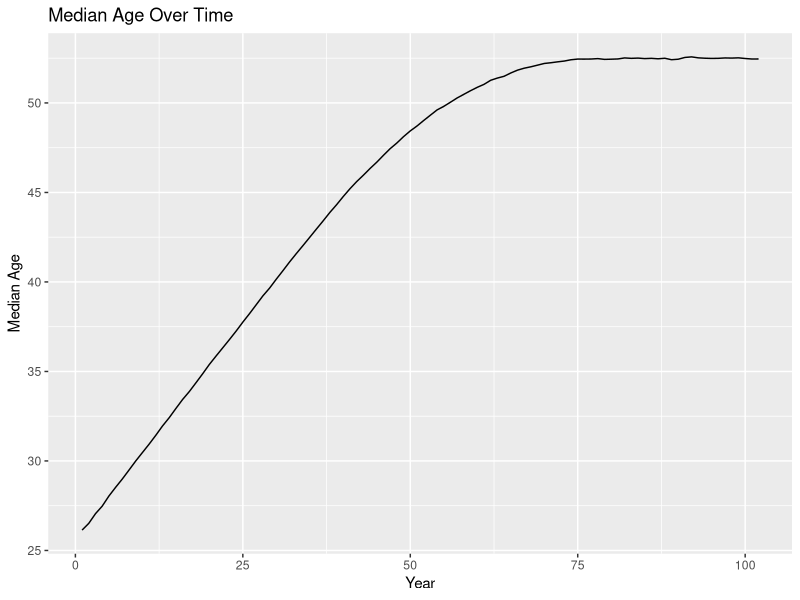
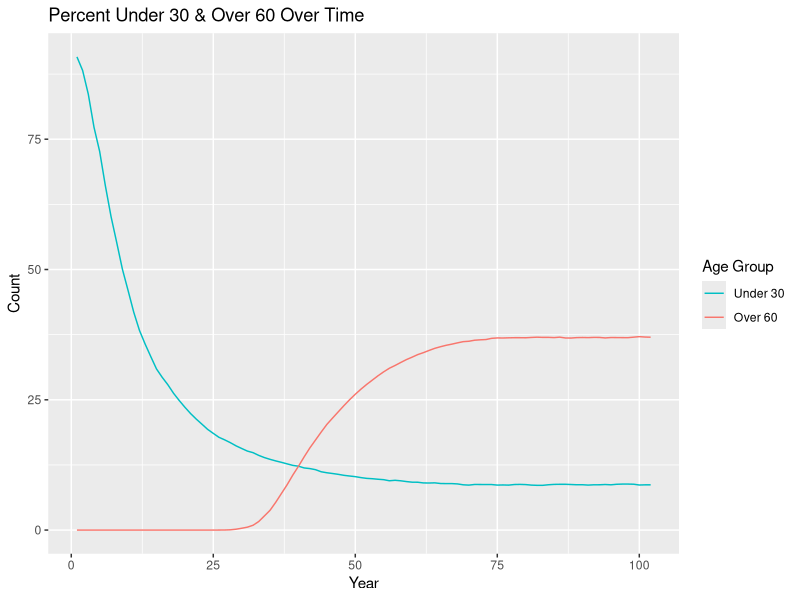
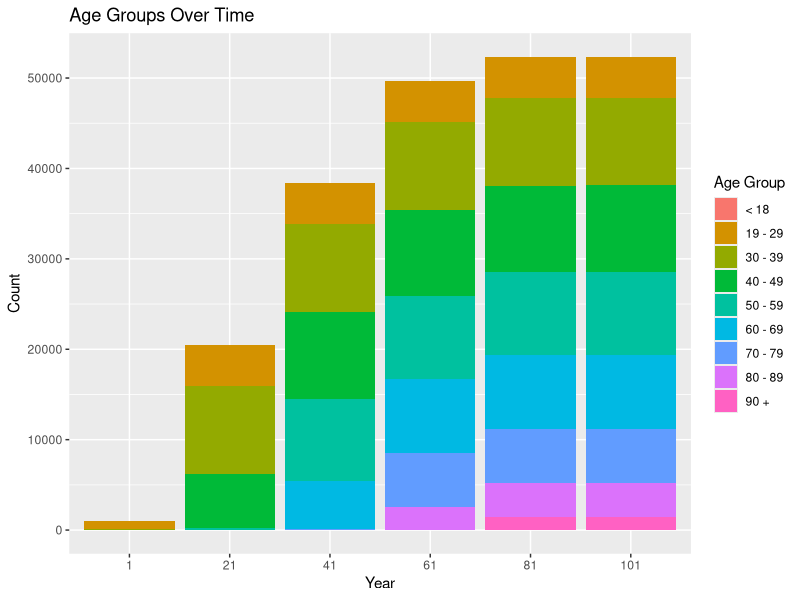
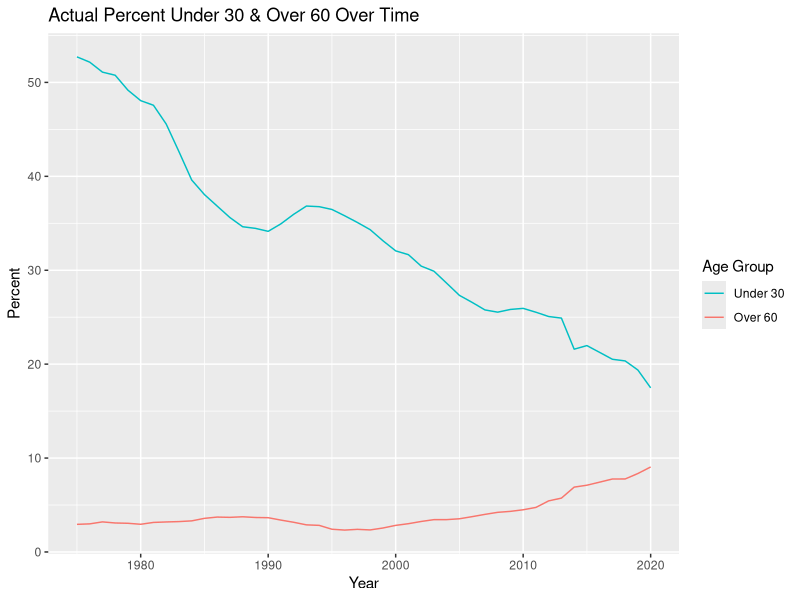
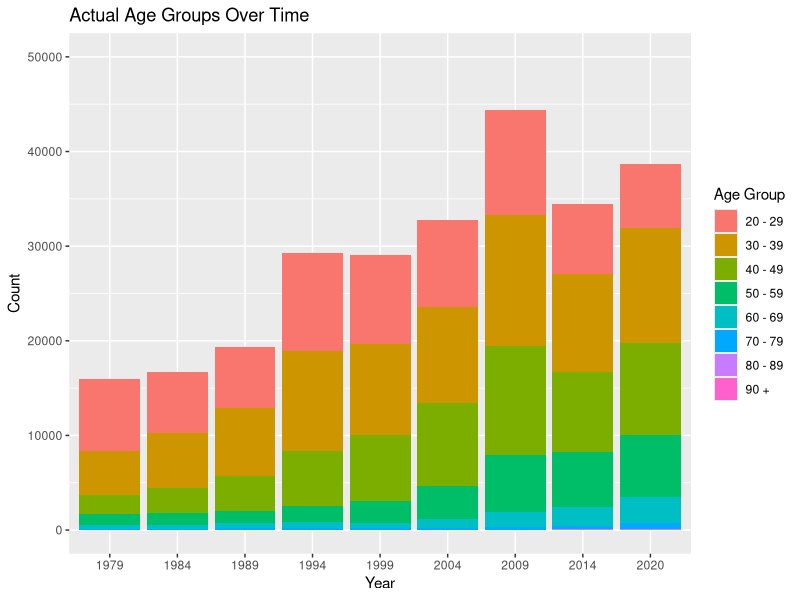
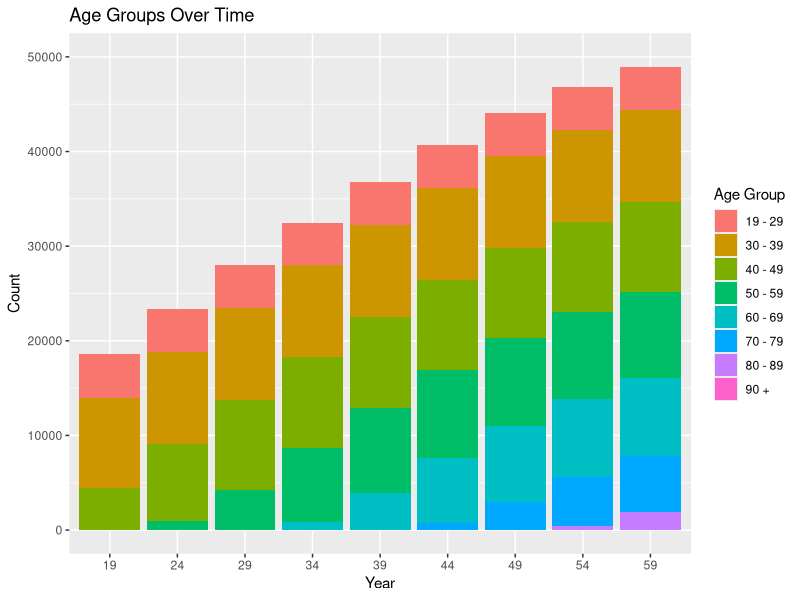
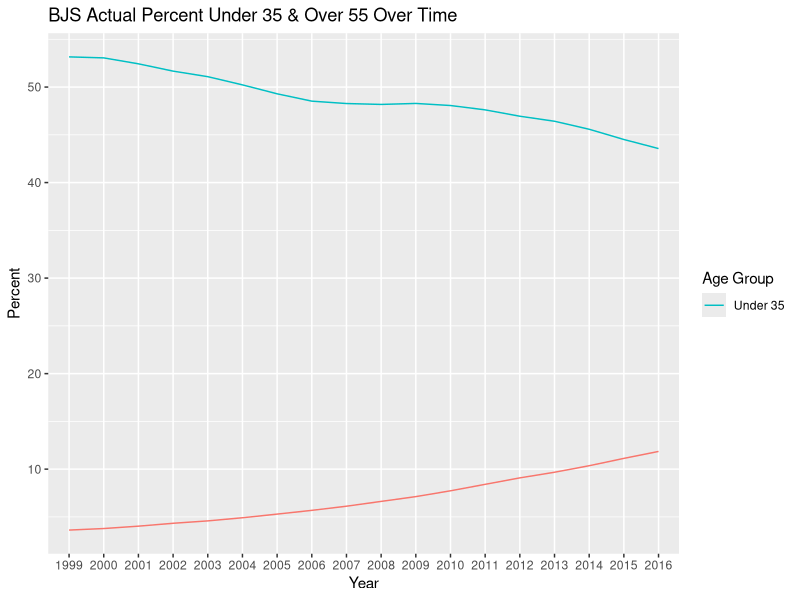
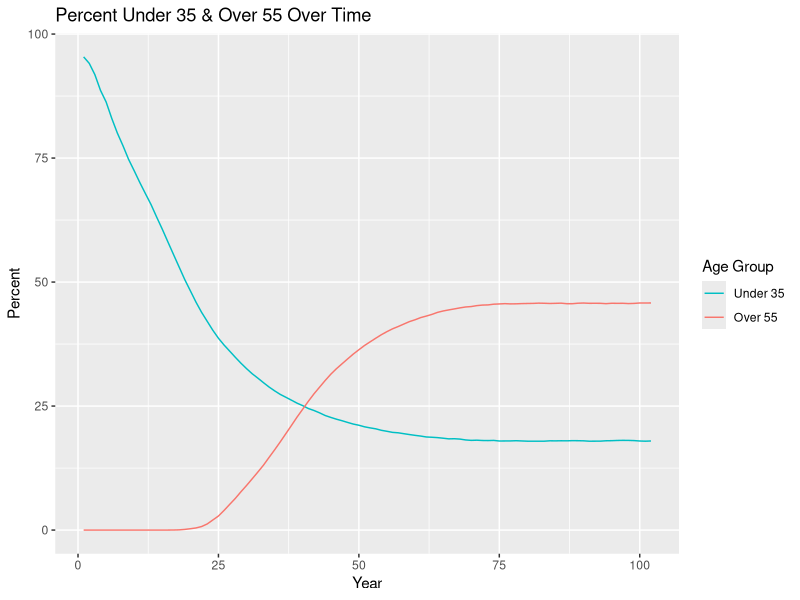

Write the R code that produced these figures, in order.
## ---- chunk 1
knitr::opts_chunk$set(echo = TRUE)
## ---- chunk 2
library(tidyverse)
## ---- chunk 3
set.seed(12345)
## ---- chunk 4
population <- 
  rnorm(n = 1000, mean = 26, sd = 3) %>% 
  enframe() %>% 
  select(value) %>% 
  rename(original_age = value) %>% 
  mutate(current_age = original_age, years_incarcerated = 0)

overall <-
  tibble(year = 1, total_population = nrow(population), 
         median_age = median(population$current_age)) %>% 
  mutate("< 18" = pull(count(filter(population, current_age < 19))),
         "19 - 29" = pull(count(filter(population, current_age >= 19 & current_age < 30))),
         "30 - 39" = pull(count(filter(population, current_age >= 30 & current_age < 40))),
         "40 - 49" = pull(count(filter(population, current_age >= 40 & current_age < 50))),
         "50 - 59" = pull(count(filter(population, current_age >= 50 & current_age < 60))),
         "60 - 69" = pull(count(filter(population, current_age >= 60 & current_age < 70))),
         "70 - 79" = pull(count(filter(population, current_age >= 70 & current_age < 80))),
         "80 - 89" = pull(count(filter(population, current_age >= 80 & current_age < 90))),
         "90 +" = pull(count(filter(population, current_age >= 90))))
## ---- chunk 5
one_year_population <- function(data) {
  # age & years incarcerated increases by 1
  data$current_age <- data$current_age + 1
  data$years_incarcerated <- data$years_incarcerated + 1
  
  # creates age group cohorts & randomly removes fraction based on cohort
  less_than_18 <- filter(data, current_age < 19)
  less_than_18 <- sample_frac(less_than_18, (1 - 0.0055))
  
  `19_to_29` <- filter(data, current_age >= 19 & current_age < 30)
  `19_to_29` <- sample_frac(`19_to_29`, (1 - 0.0022))
  
  `30_to_39` <- filter(data, current_age >= 30 & current_age < 40)
  `30_to_39` <- sample_frac(`30_to_39`, (1 - 0.0023))
  
  `40_to_49` <- filter(data, current_age >= 40 & current_age < 50)
  `40_to_49` <- sample_frac(`40_to_49`, (1 - 0.0025))
  
  `50_to_59` <- filter(data, current_age >= 50 & current_age < 60)
  `50_to_59` <- sample_frac(`50_to_59`, (1 - 0.0060))
  
  `60_to_69` <- filter(data, current_age >= 60 & current_age < 70)
  `60_to_69` <- sample_frac(`60_to_69`, (1 - 0.0162))
  
  `70_to_79` <- filter(data, current_age >= 70 & current_age < 80)
  `70_to_79` <- sample_frac(`70_to_79`, (1 - 0.0424))
  
  `80_to_89` <- filter(data, current_age >= 80 & current_age < 90)
  `80_to_89` <- sample_frac(`80_to_89`, (1 - 0.0519))
  
  over_90 <- filter(data, current_age >= 90)
  over_90 <- sample_frac(over_90, (1 - 0.1250))
  
  data <- do.call("rbind", list(less_than_18, `19_to_29`, `30_to_39`, `40_to_49`, `50_to_59`, 
                                `60_to_69`,`70_to_79`, `80_to_89`, over_90))
  
  # adds 1000 more
  incoming <- 
    rnorm(n = 1000, mean = 26, sd = 3) %>% 
    enframe() %>% 
    select(value) %>% 
    rename(original_age = value) %>% 
    mutate(current_age = original_age, years_incarcerated = 0)
  data <- rbind(data, incoming)
  
  # removes any observations with age greater than 100
  data <- data %>% 
    filter(current_age < 100)
}

one_year_overall <- function(data, p) {
    incoming <-
      tibble(year = last(data$year) + 1, total_population = nrow(p),
             median_age = median(p$current_age)) %>% 
        mutate("< 18" = pull(count(filter(p, current_age < 19))),
               "19 - 29" = pull(count(filter(p, current_age >= 19 & current_age < 30))),
               "30 - 39" = pull(count(filter(p, current_age >= 30 & current_age < 40))),
               "40 - 49" = pull(count(filter(p, current_age >= 40 & current_age < 50))),
               "50 - 59" = pull(count(filter(p, current_age >= 50 & current_age < 60))),
               "60 - 69" = pull(count(filter(p, current_age >= 60 & current_age < 70))),
               "70 - 79" = pull(count(filter(p, current_age >= 70 & current_age < 80))),
               "80 - 89" = pull(count(filter(p, current_age >= 80 & current_age < 90))),
               "90 +" = pull(count(filter(p, current_age >= 90))))
    data <- rbind(data, incoming)
}
## ---- chunk 6
population <- one_year_population(population)
overall <- one_year_overall(overall, population)

# extend 100 years until stable
test_population <- population
test_overall <- overall
for (i in 1:100) {
  test_population <- one_year_population(test_population)
  test_overall <- one_year_overall(test_overall, test_population)
}
## ---- chunk 7
ggplot(data = test_overall, mapping = aes(x = year, y = median_age)) +
  geom_line() +
  labs(title = "Median Age Over Time", x = "Year", y = "Median Age")

test_overall %>% 
  mutate(under_30 = (`19 - 29` + `< 18`) / total_population * 100, 
         over_60 = (`60 - 69` + `70 - 79` + `80 - 89` + `90 +`) / total_population * 100) %>% 
  select(year, under_30, over_60) %>% 
  ggplot(data = ., mapping = aes(x = year, group = 1)) +
  geom_line(mapping = aes(y = under_30, color = "under_30")) +
  geom_line(mapping = aes(y = over_60, color = "over_60")) +
  labs(title = "Percent Under 30 & Over 60 Over Time", x = "Year", y = "Count") +
  scale_color_discrete(name = "Age Group",
                       breaks = c("under_30", "over_60"), labels = c("Under 30", "Over 60"))

test_overall_long <- test_overall %>% 
  select(year, `< 18`:`90 +`) %>% 
  mutate(year = as.character(year)) %>% 
  pivot_longer(-year, names_to = "age_group", values_to = "count")

ggplot(data = test_overall_long, mapping = aes(x = year, y = count, fill = age_group)) +
  geom_bar(position = "stack", stat = "identity") +
  labs(title = "Age Groups Over Time", x = "Year", y = "Count") +
  scale_x_discrete(limits = c("1", "21", "41", "61", "81", "101")) +
  scale_fill_discrete(name = "Age Group",
                      breaks = c("< 18", "19 - 29", "30 - 39", "40 - 49", "50 - 59", "60 - 69",
                                 "70 - 79", "80 - 89", "90 +"))
## ---- chunk 8
bar_race <- test_overall %>% 
  select(year, `< 18`:`90 +`) %>% 
  mutate(year = as.character(year)) %>% 
  pivot_longer(-year, names_to = "age_group", values_to = "count") %>% 
  pivot_wider(names_from = "year", values_from = "count")
## ---- chunk 9
actual <- read.csv("populations.csv")
actual %>% 
  mutate(Under30 = (AgeUnder20 + Age20to29) / PrisonPopulation * 100, 
         Over60 = (Age60to69 + Age70to79 + Age80to89 + Age90over) / PrisonPopulation * 100) %>% 
  select(year, PrisonPopulation, Under30, Over60) %>% 
  ggplot(data = ., mapping = aes(x = year, group = 1)) +
  geom_line(mapping = aes(y = Under30, color = "Under30")) +
  geom_line(mapping = aes(y = Over60, color = "Over60")) +
  labs(title = "Actual Percent Under 30 & Over 60 Over Time", x = "Year", y = "Percent") +
  scale_color_discrete(name = "Age Group",
                       breaks = c("Under30", "Over60"), labels = c("Under 30", "Over 60"))

actual_long <- actual %>% 
  select(year, AgeUnder20:Age90over) %>% 
  mutate(year = as.character(year)) %>% 
  pivot_longer(-year, names_to = "age_group", values_to = "count")

actual_long %>% 
  filter(age_group != "AgeUnder20") %>% 
  ggplot(data = ., mapping = aes(x = year, y = count, fill = age_group)) +
  geom_col() +
  labs(title = "Actual Age Groups Over Time", x = "Year", y = "Count") +
  scale_x_discrete(limits = c("1979", "1984", "1989", "1994", "1999", "2004", "2009", "2014", 
                              "2020")) +
  expand_limits(y = c(0, 50000)) +
  scale_fill_discrete(name = "Age Group",
                      breaks = c("Age20to29", "Age30to39", "Age40to49", "Age50to59", 
                                 "Age60to69", "Age70to79", "Age80to89", "Age90over"),
                      labels = c("20 - 29", "30 - 39", "40 - 49", "50 - 59", "60 - 69",
                                 "70 - 79", "80 - 89", "90 +"))

test_overall_long %>% 
  filter(age_group != "< 18") %>% 
  ggplot(data = ., mapping = aes(x = year, y = count, fill = age_group)) +
  geom_col() +
  labs(title = "Age Groups Over Time", x = "Year", y = "Count") +
  scale_x_discrete(limits = c("19", "24", "29", "34", "39", "44", "49", "54", "59")) +
  expand_limits(y = c(0, 50000)) +
  scale_fill_discrete(name = "Age Group",
                      breaks = c("19 - 29", "30 - 39", "40 - 49", "50 - 59", "60 - 69",
                                 "70 - 79", "80 - 89", "90 +"))
## ---- chunk 10
national <- read.csv("bjs.csv")
national_wide <- national %>% 
  select(RPTYEAR, AGEYREND, n) %>% 
  mutate(RPTYEAR = as.character(RPTYEAR)) %>% 
  pivot_wider(names_from = "AGEYREND", values_from = "n") %>% 
  mutate(total_population = `(1) 18-24 years` + `(2) 25-34 years` + `(3) 35-44 years` + 
           `(4) 45-54 years` + `(5) 55+ years`)

national_wide %>% 
  mutate(under_35 = (`(1) 18-24 years` + `(2) 25-34 years`) / total_population * 100, 
         over_55 = `(5) 55+ years` / total_population * 100) %>% 
  select(RPTYEAR, under_35, over_55) %>% 
  ggplot(data = ., mapping = aes(x = RPTYEAR, group = 1)) +
  geom_line(mapping = aes(y = under_35, color = "under_35")) +
  geom_line(mapping = aes(y = over_55, color = "over_55")) + 
  labs(title = "BJS Actual Percent Under 35 & Over 55 Over Time", x = "Year", y = "Percent") +
  scale_color_discrete(name = "Age Group", 
                       breaks = c("under_35", "over_60"), labels = c("Under 35", "Over 55"))

test_overall %>% 
  mutate(under_35 = (`30 - 39` / 2 + `19 - 29` + `< 18`) / total_population * 100,
         over_55 = (`50 - 59` / 2 + `60 - 69` + `70 - 79` + `80 - 89` + `90 +`) / 
           total_population * 100) %>% 
  select(year, under_35, over_55) %>% 
  ggplot(data = ., mapping = aes(x = year, group = 1)) +
  geom_line(mapping = aes(y = under_35, color = "under_35")) +
  geom_line(mapping = aes(y = over_55, color = "over_55")) +
  labs(title = "Percent Under 35 & Over 55 Over Time", x = "Year", y = "Percent") +
  scale_color_discrete(name = "Age Group",
                       breaks = c("under_35", "over_55"), labels = c("Under 35", "Over 55"))

ggplot(data = national, mapping = aes(x = RPTYEAR, y = COUNT_THSNDS, fill = AGEYREND)) +
  geom_col() +
  labs(title = "BJS Actual Age Groups Over Time", x = "Year", y = "Count (in thousands)") +
  scale_fill_discrete(name = "Age Group",
                      breaks = c("(1) 18-24 years", "(2) 25-34 years", "(3) 35-44 years",
                                 "(4) 45-54 years", "(5) 55+ years"),
                      labels = c("18 - 24", "25 - 34", "35 - 44", "45 - 54", "55 +"))

test_overall %>% 
  mutate(`18 - 24` = `< 18` + `19 - 29` / 2, `25 - 34` = `19 - 29` / 2 + `30 - 39` / 2,
         `35 - 44` = `30 - 39` / 2 + `40 - 49` / 2, `45 - 54` = `40 - 49` / 2 + `50 - 59` / 2,
         `55 +` = `50 - 59` / 2 + `60 - 69` + `70 - 79` + `80 - 89` + `90 +`) %>% 
  select(year, `18 - 24`:`55 +`) %>% 
  mutate(year = as.character(year)) %>% 
  pivot_longer(-year, names_to = "age_group", values_to = "count") %>% 
  ggplot(data = ., mapping = aes(x = year, y = count, fill = age_group)) +
  geom_col() +
  labs(title = "Age Groups Over Time", x = "Year", y = "Count") +
  scale_x_discrete(limits = c("19", "24", "29", "34", "39", "44", "49", "54", "59")) +
  expand_limits(y = c(0, 50000)) +
  scale_fill_discrete(name = "Age Group")
## ---- chunk 11
test_population_e <- test_population
test_overall_e <- test_overall
for (i in 1:100) {
  test_population_e <- one_year_population(test_population_e)
  test_overall_e <- one_year_overall(test_overall_e, test_population_e)
}
## ---- chunk 12
ggplot(data = test_overall_e, mapping = aes(x = year, y = median_age)) +
  geom_line() +
  labs(title = "Median Age Over Time", x = "Year", y = "Median Age")

test_overall_e %>% 
  mutate(under_30 = (`19 - 29` + `< 18`) / total_population * 100, 
         over_60 = (`60 - 69` + `70 - 79` + `80 - 89` + `90 +`) / total_population * 100) %>% 
  select(year, under_30, over_60) %>% 
  ggplot(data = ., mapping = aes(x = year, group = 1)) +
  geom_line(mapping = aes(y = under_30, color = "under_30")) +
  geom_line(mapping = aes(y = over_60, color = "over_60")) +
  labs(title = "Percent Under 30 & Over 60 Over Time", x = "Year", y = "Count") +
  scale_color_discrete(name = "Age Group",
                       breaks = c("under_30", "over_60"), labels = c("Under 30", "Over 60"))

test_overall_e_long <- test_overall_e %>% 
  select(year, `< 18`:`90 +`) %>% 
  mutate(year = as.character(year)) %>% 
  pivot_longer(-year, names_to = "age_group", values_to = "count") %>% 
  filter(year == "1" | year == "21" | year == "41" | year == "61" | year == "81" | 
           year == "101" | year == "121" | year == "141" | year == "161" | year == "181" |
           year == "201")

ggplot(data = test_overall_e_long, mapping = aes(x = year, y = count, fill = age_group)) +
  geom_bar(position = "stack", stat = "identity") +
  labs(title = "Age Groups Over Time", x = "Year", y = "Count") +
  scale_x_discrete(limits = c("1", "21", "41", "61", "81", "101", "121", "141", "161", "181", 
                              "201")) +
  scale_fill_discrete(name = "Age Group",
                      breaks = c("< 18", "19 - 29", "30 - 39", "40 - 49", "50 - 59", "60 - 69",
                                 "70 - 79", "80 - 89", "90 +"))

bar_race_e <- test_overall_e %>% 
  select(year, `< 18`:`90 +`) %>% 
  mutate(year = as.character(year)) %>% 
  pivot_longer(-year, names_to = "age_group", values_to = "count") %>% 
  pivot_wider(names_from = "year", values_from = "count")
## ---- chunk 13
one_year_parole <- function(data) {
  # age & years incarcerated increases by 1
  data$current_age <- data$current_age + 1
  data$years_incarcerated <- data$years_incarcerated + 1
  
  # creates age group cohorts & randomly removes fraction based on cohort
  less_than_18 <- filter(data, current_age < 19)
  less_than_18 <- sample_frac(less_than_18, (1 - 0.0055))
  
  `19_to_29` <- filter(data, current_age >= 19 & current_age < 30)
  `19_to_29` <- sample_frac(`19_to_29`, (1 - 0.0022))
  
  `30_to_39` <- filter(data, current_age >= 30 & current_age < 40)
  `30_to_39` <- sample_frac(`30_to_39`, (1 - 0.0023))
  
  `40_to_49` <- filter(data, current_age >= 40 & current_age < 50)
  `40_to_49` <- sample_frac(`40_to_49`, (1 - 0.0025))
  
  `50_to_59` <- filter(data, current_age >= 50 & current_age < 60)
  `50_to_59` <- sample_frac(`50_to_59`, (1 - 0.0060))
  
  `60_to_69` <- filter(data, current_age >= 60 & current_age < 70)
  `60_to_69` <- sample_frac(`60_to_69`, (1 - 0.0162))
  
  `70_to_79` <- filter(data, current_age >= 70 & current_age < 80)
  `70_to_79` <- sample_frac(`70_to_79`, (1 - 0.0424))
  
  `80_to_89` <- filter(data, current_age >= 80 & current_age < 90)
  `80_to_89` <- sample_frac(`80_to_89`, (1 - 0.0519))
  
  over_90 <- filter(data, current_age >= 90)
  over_90 <- sample_frac(over_90, (1 - 0.1250))
  
  data <- do.call("rbind", list(less_than_18, `19_to_29`, `30_to_39`, `40_to_49`, `50_to_59`, 
                                `60_to_69`,`70_to_79`, `80_to_89`, over_90))
  
  eligible <- sample_frac(filter(data, years_incarcerated >= 20), 0.9)
  ineligible <- filter(data, years_incarcerated < 20)
  data <- rbind(eligible, ineligible)
  
  # adds 1000 more
  incoming <- 
    rnorm(n = 1000, mean = 26, sd = 3) %>% 
    enframe() %>% 
    select(value) %>% 
    rename(original_age = value) %>% 
    mutate(current_age = original_age, years_incarcerated = 0)
  data <- rbind(data, incoming)
  
  # removes any observations with age greater than 100
  data <- data %>% 
    filter(current_age < 100)
}
## ---- chunk 14
parole_population <- population
parole_overall <- overall

for (i in 1:100) {
  parole_population <- one_year_parole(parole_population)
  parole_overall <- one_year_overall(parole_overall, parole_population)
}
## ---- chunk 15
ggplot(data = parole_overall, mapping = aes(x = year, y = median_age)) +
  geom_line() +
  labs(title = "Median Age Over Time with Parole", x = "Year", y = "Median Age")

parole_overall %>% 
  mutate(under_30 = (`19 - 29` + `< 18`) / total_population * 100, 
         over_60 = (`60 - 69` + `70 - 79` + `80 - 89` + `90 +`) / total_population * 100) %>% 
  select(year, under_30, over_60) %>% 
  ggplot(data = ., mapping = aes(x = year, group = 1)) +
  geom_line(mapping = aes(y = under_30, color = "under_30")) +
  geom_line(mapping = aes(y = over_60, color = "over_60")) +
  labs(title = "Percent Under 30 & Over 60 Over Time with Parole", x = "Year", y = "Count") +
  scale_color_discrete(name = "Age Group",
                       breaks = c("under_30", "over_60"), labels = c("Under 30", "Over 60"))

parole_overall_long <- parole_overall %>% 
  select(year, `< 18`:`90 +`) %>% 
  mutate(year = as.character(year)) %>% 
  pivot_longer(-year, names_to = "age_group", values_to = "count")

ggplot(data = parole_overall_long, mapping = aes(x = year, y = count, fill = age_group)) +
  geom_bar(position = "stack", stat = "identity") +
  labs(title = "Age Groups Over Time with Parole", x = "Year", y = "Count") +
  scale_x_discrete(limits = c("1", "21", "41", "61", "81", "101")) +
  scale_fill_discrete(name = "Age Group",
                      breaks = c("< 18", "19 - 29", "30 - 39", "40 - 49", "50 - 59", "60 - 69",
                                 "70 - 79", "80 - 89", "90 +"))
